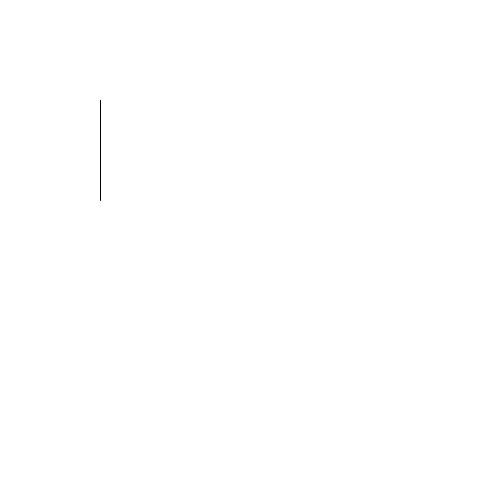
Frame 1 (no input)
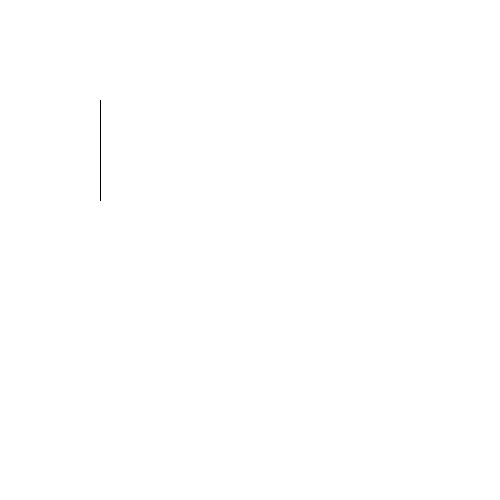
Frame 60 (the mouse pressed at the canvas centre just before this capture)
Frame 120 (the mouse held since frame 60 and released just before this capture): identical to frame 60, image omitted

The Processing sketch that drew these frames (run headless with seeded random() and noise(); from frame 60 on, the mouse is pressed at the canvas centre):

// Processing sketch: sketch_12_6
// ── sketch_12_6.pde
int a = 100;
int b = 100;
int c = 100;
int d = 200;



void setup(){
  size(500,500);
  background(255,255,255);
  
}


void draw(){
  line(a,b,c,d);

}



void mouseReleased(){
  c = mouseX;
  d = mouseY;
  
}
